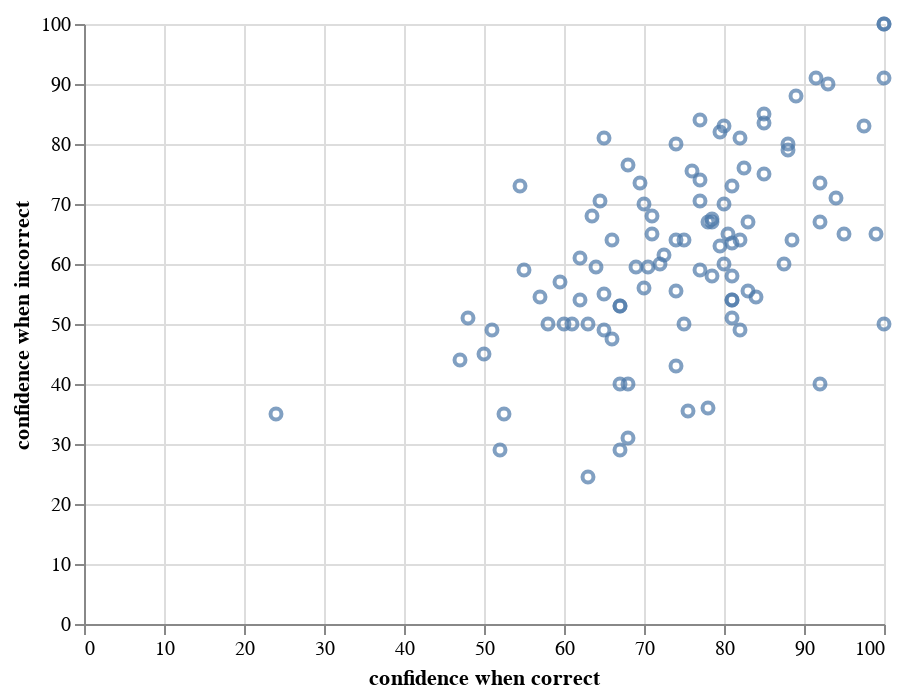

The cell this chart's notebook holds for it:
### Markdown cell above
## Our first plot with Altair

Altair uses a [declarative paradigm](https://en.wikipedia.org/wiki/Declarative_programming), meaning that you tell Altair what *you want* as opposed to telling it what *to do*. For example, let's say I want to make a scatter plot of confidence when incorrect versus confidence when correct. We might expect some correlation here (people may just be confident in general, whether they are right or wrong), so this seems like something we would like to explore. So, let's just make the first plot, and I will discuss the syntax. For now, just note that we imported Altair as `alt`.

### Code cell
alt.Chart(df).mark_point().encode(x='confidence when correct',
                                  y='confidence when incorrect')
